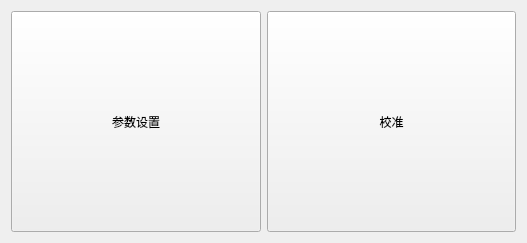
<?xml version="1.0" encoding="UTF-8"?>
<ui version="4.0">
 <class>SettingsMainWin</class>
 <widget class="QWidget" name="SettingsMainWin">
  <property name="geometry">
   <rect>
    <x>0</x>
    <y>0</y>
    <width>527</width>
    <height>243</height>
   </rect>
  </property>
  <property name="windowTitle">
   <string>Form</string>
  </property>
  <layout class="QHBoxLayout" name="horizontalLayout">
   <item>
    <widget class="QPushButton" name="parameterSettings">
     <property name="sizePolicy">
      <sizepolicy hsizetype="Minimum" vsizetype="Minimum">
       <horstretch>0</horstretch>
       <verstretch>0</verstretch>
      </sizepolicy>
     </property>
     <property name="text">
      <string>参数设置</string>
     </property>
    </widget>
   </item>
   <item>
    <widget class="QPushButton" name="calibration">
     <property name="sizePolicy">
      <sizepolicy hsizetype="Minimum" vsizetype="Minimum">
       <horstretch>0</horstretch>
       <verstretch>0</verstretch>
      </sizepolicy>
     </property>
     <property name="text">
      <string>校准</string>
     </property>
    </widget>
   </item>
  </layout>
 </widget>
 <resources/>
 <connections/>
</ui>
